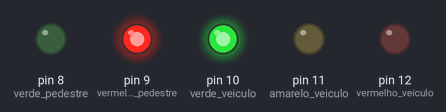
A sketch run on a simulated Arduino Uno, built with avr-gcc and run on an emulated ATmega328P. Parts: output pins drawn as LEDs (lit = HIGH).

Above: at 5.0 s.
At 19.5 s:
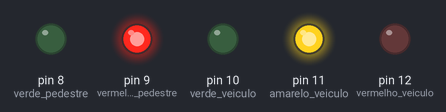
At 23.8 s:
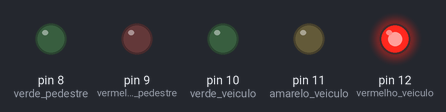
At 33.2 s:
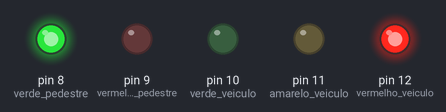
At 42.37 s:
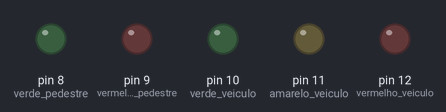
At 48.2 s:
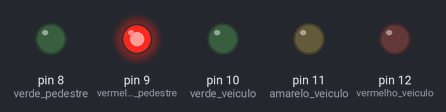
Timing chart, 0 to 56.1 s (numbered marks = the images above):
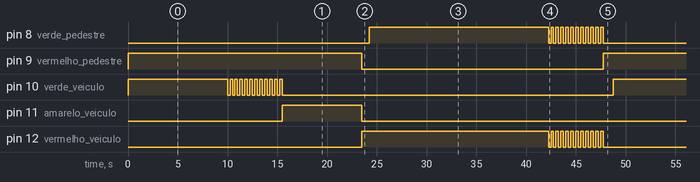

Measured:
- by itself, pin 9 (vermelho_pedestre): alternates HIGH for 24.5 s and LOW for 24.3 s
- by itself, pin 10 (verde_veiculo): repeats every 48.8 s: 11 × (LOW 0.25 s, HIGH 0.25 s), LOW 33.3 s, HIGH 10.0 s
- by itself, pin 11 (amarelo_veiculo): alternates HIGH for 8.0 s and LOW for 40.8 s
- by itself, pin 8 (verde_pedestre): goes HIGH 18.0 s, 11 × (LOW 0.25 s, HIGH 0.25 s), LOW 25.3 s, HIGH 18.0 s, 11 × (LOW 0.25 s, HIGH 0.25 s), LOW 25.3 s, then HIGH
- by itself, pin 12 (vermelho_veiculo): goes HIGH 18.8 s, 11 × (LOW 0.25 s, HIGH 0.25 s), LOW 24.5 s, HIGH 18.8 s, 11 × (LOW 0.25 s, HIGH 0.25 s), LOW 24.5 s, then HIGH

The sketch:

semaforo_simples.ino
```cpp
const int verde_pedestre = 8;
const int vermelho_pedestre = 9;
const int verde_veiculo = 10;
const int amarelo_veiculo = 11;
const int vermelho_veiculo = 12;

boolean abre = false;

void setup() {
  pinMode(verde_pedestre, OUTPUT);
  pinMode(vermelho_pedestre, OUTPUT);
  pinMode(verde_veiculo, OUTPUT);
  pinMode(amarelo_veiculo, OUTPUT);
  pinMode(vermelho_veiculo, OUTPUT);
}

void loop() {

  if (abre) {
    // fechado para pedestre, amarelo para os veículos
    digitalWrite(verde_pedestre, LOW);
    digitalWrite(vermelho_veiculo, LOW);
    digitalWrite(amarelo_veiculo, HIGH);
    digitalWrite(verde_veiculo, LOW);
    digitalWrite(vermelho_pedestre, HIGH);

    delay(8000); // conta 8 segundos
    //fecha para os veículos, abre para os pedetres
    digitalWrite(vermelho_veiculo, HIGH);
    digitalWrite(amarelo_veiculo, LOW);
    digitalWrite(verde_veiculo, LOW);
    digitalWrite(vermelho_pedestre, LOW);
    delay(750);
    digitalWrite(verde_pedestre, HIGH);

    delay(18000);

    // pisca 10 vezes o vermelho do veículo antes de abrir
    for (int i = 0; i <= 10; i++) {
      digitalWrite(vermelho_veiculo, LOW);
      digitalWrite(verde_pedestre, LOW);
      delay(250);
      digitalWrite(vermelho_veiculo, HIGH);
      digitalWrite(verde_pedestre, HIGH);
      delay(250);
    }

    digitalWrite(amarelo_veiculo, LOW);
    digitalWrite(verde_veiculo, LOW);
    digitalWrite(vermelho_pedestre, HIGH);
    digitalWrite(vermelho_veiculo, LOW);
    digitalWrite(verde_pedestre, LOW);


    delay(1000);
    abre = false;

  } else {
    digitalWrite(verde_pedestre, LOW);
    digitalWrite(vermelho_pedestre, HIGH);
    digitalWrite(vermelho_veiculo, LOW);
    digitalWrite(amarelo_veiculo, LOW);
    digitalWrite(verde_veiculo, HIGH);
    delay(10000);

    for (int i = 0; i <= 10; i++) {
      digitalWrite(verde_veiculo, LOW);
      delay(250);
      digitalWrite(verde_veiculo, HIGH);
      delay(250);
    }
    abre = true;
  }
}
```
